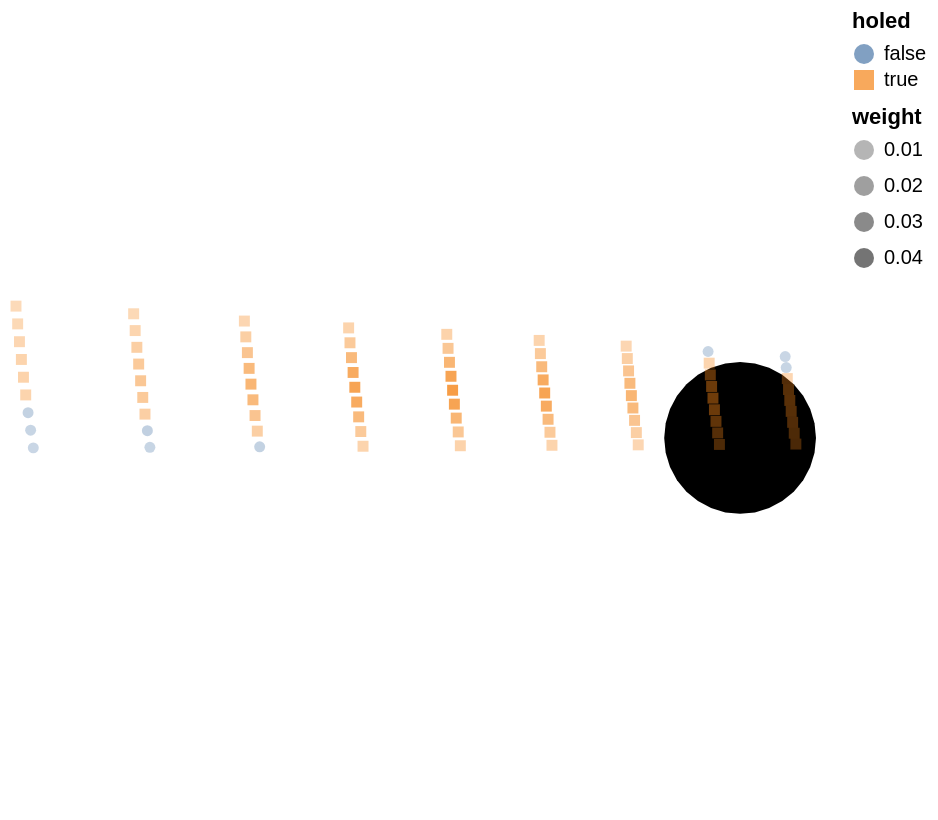

Write notebook code for a chart like this one.
### Code cell
hole_plot + (
    alt.Chart(df)
    .mark_point(filled=True)
    .encode(
        longitude="x",
        latitude="y",
        color="holed",
        opacity="weight",
        shape="holed",
        tooltip=["v_init", "theta", "x", "y", "impact", "weight"],
    )
    # .project(
    #     type="identity",
    #     reflectY=True,
    # )
    .properties(width=400, height=400)
)

### Figure 1 — Vega-Lite specification as saved in the notebook (floating-point values rounded to 4 significant figures)
{"config": {"view": {"continuousWidth": 400, "continuousHeight": 300}}, "layer": [{"data": {"name": "data-1f2085984b5266c946bf455742b513c8"}, "mark": {"type": "geoshape", "color": "black"}}, {"data": {"name": "data-7eb40677e74eb96ec6768cc2a4a0d7e4"}, "mark": {"type": "point", "filled": true}, "encoding": {"color": {"field": "holed", "type": "nominal"}, "latitude": {"field": "y", "type": "quantitative"}, "longitude": {"field": "x", "type": "quantitative"}, "opacity": {"field": "weight", "type": "quantitative"}, "shape": {"field": "holed", "type": "nominal"}, "tooltip": [{"field": "v_init", "type": "quantitative"}, {"field": "theta", "type": "quantitative"}, {"field": "x", "type": "quantitative"}, {"field": "y", "type": "quantitative"}, {"field": "impact", "type": "quantitative"}, {"field": "weight", "type": "quantitative"}]}, "height": 400, "width": 400}], "$schema": "https://vega.github.io/schema/vega-lite/v4.17.0.json", "datasets": {"data-1f2085984b5266c946bf455742b513c8": [{"type": "Feature", "geometry": {"type": "Polygon", "coordinates": [[[0.054, 0.0], [0.05296, -0.01053], [0.04989, -0.02066], [0.0449, -0.03], [0.03818, -0.03818], [0.03, -0.0449], [0.02066, -0.04989], [0.01053, -0.05296], [3.307e-18, -0.054], [-0.01053, -0.05296], [-0.02066, -0.04989], [-0.03, -0.0449], [-0.03818, -0.03818], [-0.0449, -0.03], [-0.04989, -0.02066], [-0.05296, -0.01053], [-0.054, -6.613e-18], [-0.05296, 0.01053], [-0.04989, 0.02066], [-0.0449, 0.03], [-0.03818, 0.03818], [-0.03, 0.0449], [-0.02066, 0.04989], [-0.01053, 0.05296], [-9.92e-18, 0.054], [0.01053, 0.05296], [0.02066, 0.04989], [0.03, 0.0449], [0.03818, 0.03818], [0.0449, 0.03], [0.04989, 0.02066], [0.05296, 0.01053], [0.054, 0.0]]]}}], "data-7eb40677e74eb96ec6768cc2a4a0d7e4": [{"v_init": 1.678, "theta": 3.154, "x": 0.0321, "y": 0.05792, "vx_end": -1.806e-07, "vy_end": 9.836e-07, "impact": 0.8209, "holed": false, "weight": 0.0007634}, {"v_init": 1.678, "theta": 3.162, "x": 0.03282, "y": 0.0501, "vx_end": -2.105e-07, "vy_end": 9.776e-07, "impact": 0.3753, "holed": false, "weight": 0.001831}, {"v_init": 1.678, "theta": 3.171, "x": 0.03359, "y": 0.04225, "vx_end": -1.841e-07, "vy_end": 9.829e-07, "impact": -0.001513, "holed": true, "weight": 0.003422}, {"v_init": 1.678, "theta": 3.18, "x": 0.03445, "y": 0.03448, "vx_end": -1.83e-07, "vy_end": 9.831e-07, "impact": -0.3022, "holed": true, "weight": 0.004978}, {"v_init": 1.678, "theta": 3.189, "x": 0.03536, "y": 0.02668, "vx_end": -1.692e-07, "vy_end": 9.856e-07, "impact": -0.5331, "holed": true, "weight": 0.005641}, {"v_init": 1.678, "theta": 3.197, "x": 0.03634, "y": 0.0189, "vx_end": -1.888e-07, "vy_end": 9.82e-07, "impact": -0.6922, "holed": true, "weight": 0.004978}, {"v_init": 1.678, "theta": 3.206, "x": 0.03739, "y": 0.01111, "vx_end": -1.884e-07, "vy_end": 9.821e-07, "impact": -0.7797, "holed": true, "weight": 0.003422}, {"v_init": 1.678, "theta": 3.215, "x": 0.0385, "y": 0.003377, "vx_end": -2.003e-07, "vy_end": 9.797e-07, "impact": -0.7949, "holed": true, "weight": 0.001831}, {"v_init": 1.678, "theta": 3.223, "x": 0.03969, "y": -0.004343, "vx_end": -1.96e-07, "vy_end": 9.806e-07, "impact": -0.739, "holed": true, "weight": 0.0007634}, {"v_init": 1.73, "theta": 3.154, "x": -0.02277, "y": 0.06152, "vx_end": -1.86e-07, "vy_end": 9.826e-07, "impact": 0.1799, "holed": false, "weight": 0.001831}, {"v_init": 1.73, "theta": 3.162, "x": -0.022, "y": 0.05322, "vx_end": -1.656e-07, "vy_end": 9.862e-07, "impact": -0.2378, "holed": true, "weight": 0.004393}, {"v_init": 1.73, "theta": 3.171, "x": -0.02119, "y": 0.04487, "vx_end": -1.846e-07, "vy_end": 9.828e-07, "impact": -0.5944, "holed": true, "weight": 0.008208}, {"v_init": 1.73, "theta": 3.18, "x": -0.02028, "y": 0.03662, "vx_end": -1.871e-07, "vy_end": 9.823e-07, "impact": -0.8854, "holed": true, "weight": 0.01194}, {"v_init": 1.73, "theta": 3.189, "x": -0.01931, "y": 0.02834, "vx_end": -1.902e-07, "vy_end": 9.817e-07, "impact": -1.115, "holed": true, "weight": 0.01353}, {"v_init": 1.73, "theta": 3.197, "x": -0.01826, "y": 0.02007, "vx_end": -1.896e-07, "vy_end": 9.819e-07, "impact": -1.281, "holed": true, "weight": 0.01194}, {"v_init": 1.73, "theta": 3.206, "x": -0.01716, "y": 0.0118, "vx_end": -1.935e-07, "vy_end": 9.811e-07, "impact": -1.388, "holed": true, "weight": 0.008208}, {"v_init": 1.73, "theta": 3.215, "x": -0.01596, "y": 0.003592, "vx_end": -1.938e-07, "vy_end": 9.81e-07, "impact": -1.48, "holed": true, "weight": 0.004393}, {"v_init": 1.73, "theta": 3.223, "x": -0.01471, "y": -0.004608, "vx_end": -1.894e-07, "vy_end": 9.819e-07, "impact": -1.497, "holed": true, "weight": 0.001831}, {"v_init": 1.783, "theta": 3.154, "x": -0.08105, "y": 0.06534, "vx_end": -1.81e-07, "vy_end": 9.835e-07, "impact": -0.05515, "holed": true, "weight": 0.003422}, {"v_init": 1.783, "theta": 3.162, "x": -0.08025, "y": 0.05651, "vx_end": -1.836e-07, "vy_end": 9.83e-07, "impact": -0.4051, "holed": true, "weight": 0.008208}, {"v_init": 1.783, "theta": 3.171, "x": -0.07935, "y": 0.04771, "vx_end": -2.117e-07, "vy_end": 9.773e-07, "impact": -0.685, "holed": true, "weight": 0.01533}, {"v_init": 1.783, "theta": 3.18, "x": -0.0784, "y": 0.03889, "vx_end": -1.854e-07, "vy_end": 9.827e-07, "impact": -0.9024, "holed": true, "weight": 0.02231}, {"v_init": 1.783, "theta": 3.189, "x": -0.07736, "y": 0.03012, "vx_end": -3.072e-07, "vy_end": 9.517e-07, "impact": -1.049, "holed": true, "weight": 0.02528}, {"v_init": 1.783, "theta": 3.197, "x": -0.07626, "y": 0.02132, "vx_end": -1.941e-07, "vy_end": 9.81e-07, "impact": -1.129, "holed": true, "weight": 0.02231}, {"v_init": 1.783, "theta": 3.206, "x": -0.07509, "y": 0.01252, "vx_end": -1.943e-07, "vy_end": 9.809e-07, "impact": -1.14, "holed": true, "weight": 0.01533}, {"v_init": 1.783, "theta": 3.215, "x": -0.07382, "y": 0.00382, "vx_end": -1.934e-07, "vy_end": 9.811e-07, "impact": -1.081, "holed": true, "weight": 0.008208}, {"v_init": 1.783, "theta": 3.223, "x": -0.07249, "y": -0.004897, "vx_end": -2.96e-07, "vy_end": 9.552e-07, "impact": -0.9567, "holed": true, "weight": 0.003422}, {"v_init": 1.837, "theta": 3.154, "x": -0.1429, "y": 0.0694, "vx_end": 1.061e-07, "vy_end": 9.944e-07, "impact": -0.1722, "holed": true, "weight": 0.004978}, {"v_init": 1.837, "theta": 3.162, "x": -0.1421, "y": 0.06003, "vx_end": -1.796e-07, "vy_end": 9.837e-07, "impact": -0.4705, "holed": true, "weight": 0.01194}, {"v_init": 1.837, "theta": 3.171, "x": -0.1411, "y": 0.05067, "vx_end": -2.1e-07, "vy_end": 9.777e-07, "impact": -0.6983, "holed": true, "weight": 0.02231}, {"v_init": 1.837, "theta": 3.18, "x": -0.1401, "y": 0.04131, "vx_end": -1.907e-07, "vy_end": 9.816e-07, "impact": -0.8579, "holed": true, "weight": 0.03246}, {"v_init": 1.837, "theta": 3.189, "x": -0.139, "y": 0.03199, "vx_end": -1.861e-07, "vy_end": 9.825e-07, "impact": -0.9462, "holed": true, "weight": 0.03678}, {"v_init": 1.837, "theta": 3.197, "x": -0.1379, "y": 0.02265, "vx_end": -1.88e-07, "vy_end": 9.822e-07, "impact": -0.9629, "holed": true, "weight": 0.03246}, {"v_init": 1.837, "theta": 3.206, "x": -0.1366, "y": 0.0133, "vx_end": -1.907e-07, "vy_end": 9.816e-07, "impact": -0.918, "holed": true, "weight": 0.02231}, {"v_init": 1.837, "theta": 3.215, "x": -0.1353, "y": 0.004062, "vx_end": -1.934e-07, "vy_end": 9.811e-07, "impact": -0.7985, "holed": true, "weight": 0.01194}, {"v_init": 1.837, "theta": 3.223, "x": -0.1339, "y": -0.00521, "vx_end": -1.983e-07, "vy_end": 9.801e-07, "impact": -0.6107, "holed": true, "weight": 0.004978}, {"v_init": 1.893, "theta": 3.154, "x": -0.2087, "y": 0.07372, "vx_end": -1.819e-07, "vy_end": 9.833e-07, "impact": -0.2263, "holed": true, "weight": 0.005641}, {"v_init": 1.893, "theta": 3.162, "x": -0.2078, "y": 0.06376, "vx_end": -1.952e-07, "vy_end": 9.808e-07, "impact": -0.4756, "holed": true, "weight": 0.01353}, {"v_init": 1.893, "theta": 3.171, "x": -0.2068, "y": 0.05382, "vx_end": -1.814e-07, "vy_end": 9.834e-07, "impact": -0.6622, "holed": true, "weight": 0.02528}, {"v_init": 1.893, "theta": 3.18, "x": -0.2057, "y": 0.04389, "vx_end": -1.979e-07, "vy_end": 9.802e-07, "impact": -0.7794, "holed": true, "weight": 0.03678}, {"v_init": 1.893, "theta": 3.189, "x": -0.2045, "y": 0.03396, "vx_end": 6.821e-08, "vy_end": 9.977e-07, "impact": -0.8244, "holed": true, "weight": 0.04168}, {"v_init": 1.893, "theta": 3.197, "x": -0.2033, "y": 0.02406, "vx_end": -1.819e-07, "vy_end": 9.833e-07, "impact": -0.7976, "holed": true, "weight": 0.03678}, {"v_init": 1.893, "theta": 3.206, "x": -0.202, "y": 0.01414, "vx_end": -1.968e-07, "vy_end": 9.804e-07, "impact": -0.6988, "holed": true, "weight": 0.02528}, {"v_init": 1.893, "theta": 3.215, "x": -0.2005, "y": 0.004297, "vx_end": -1.919e-07, "vy_end": 9.814e-07, "impact": -0.5364, "holed": true, "weight": 0.01353}, {"v_init": 1.893, "theta": 3.223, "x": -0.199, "y": -0.005534, "vx_end": -1.94e-07, "vy_end": 9.81e-07, "impact": -0.2986, "holed": true, "weight": 0.005641}, {"v_init": 1.951, "theta": 3.154, "x": -0.2785, "y": 0.07831, "vx_end": -1.819e-07, "vy_end": 9.833e-07, "impact": -0.2397, "holed": true, "weight": 0.004978}, {"v_init": 1.951, "theta": 3.162, "x": -0.2776, "y": 0.06772, "vx_end": -1.508e-07, "vy_end": 9.886e-07, "impact": -0.4556, "holed": true, "weight": 0.01194}, {"v_init": 1.951, "theta": 3.171, "x": -0.2765, "y": 0.05716, "vx_end": -2.662e-07, "vy_end": 9.639e-07, "impact": -0.6075, "holed": true, "weight": 0.02231}, {"v_init": 1.951, "theta": 3.18, "x": -0.2753, "y": 0.04662, "vx_end": -1.824e-07, "vy_end": 9.832e-07, "impact": -0.6799, "holed": true, "weight": 0.03246}, {"v_init": 1.951, "theta": 3.189, "x": -0.2741, "y": 0.03607, "vx_end": -1.847e-07, "vy_end": 9.828e-07, "impact": -0.689, "holed": true, "weight": 0.03678}, {"v_init": 1.951, "theta": 3.197, "x": -0.2728, "y": 0.02556, "vx_end": -1.85e-07, "vy_end": 9.827e-07, "impact": -0.6207, "holed": true, "weight": 0.03246}, {"v_init": 1.951, "theta": 3.206, "x": -0.2714, "y": 0.01502, "vx_end": -1.872e-07, "vy_end": 9.823e-07, "impact": -0.4893, "holed": true, "weight": 0.02231}, {"v_init": 1.951, "theta": 3.215, "x": -0.2699, "y": 0.004571, "vx_end": 5.188e-08, "vy_end": 9.987e-07, "impact": -0.2774, "holed": true, "weight": 0.01194}, {"v_init": 1.951, "theta": 3.223, "x": -0.2683, "y": -0.005885, "vx_end": -1.687e-07, "vy_end": 9.857e-07, "impact": -0.001424, "holed": true, "weight": 0.004978}, {"v_init": 2.011, "theta": 3.154, "x": -0.3527, "y": 0.08318, "vx_end": -1.758e-07, "vy_end": 9.844e-07, "impact": -0.2268, "holed": true, "weight": 0.003422}, {"v_init": 2.011, "theta": 3.162, "x": -0.3517, "y": 0.07193, "vx_end": -1.744e-07, "vy_end": 9.847e-07, "impact": -0.416, "holed": true, "weight": 0.008208}, {"v_init": 2.011, "theta": 3.171, "x": -0.3505, "y": 0.06072, "vx_end": 1.167e-07, "vy_end": 9.932e-07, "impact": -0.5302, "holed": true, "weight": 0.01533}, {"v_init": 2.011, "theta": 3.18, "x": -0.3493, "y": 0.04951, "vx_end": -1.741e-07, "vy_end": 9.847e-07, "impact": -0.5661, "holed": true, "weight": 0.02231}, {"v_init": 2.011, "theta": 3.189, "x": -0.348, "y": 0.03831, "vx_end": -1.7e-07, "vy_end": 9.854e-07, "impact": -0.5506, "holed": true, "weight": 0.02528}, {"v_init": 2.011, "theta": 3.197, "x": -0.3466, "y": 0.02715, "vx_end": -1.8e-07, "vy_end": 9.837e-07, "impact": -0.4459, "holed": true, "weight": 0.02231}, {"v_init": 2.011, "theta": 3.206, "x": -0.3451, "y": 0.01596, "vx_end": -1.861e-07, "vy_end": 9.825e-07, "impact": -0.2759, "holed": true, "weight": 0.01533}, {"v_init": 2.011, "theta": 3.215, "x": -0.3435, "y": 0.004864, "vx_end": -1.913e-07, "vy_end": 9.815e-07, "impact": -0.04087, "holed": true, "weight": 0.008208}, {"v_init": 2.011, "theta": 3.223, "x": -0.3418, "y": -0.006256, "vx_end": -2.611e-07, "vy_end": 9.653e-07, "impact": 0.2697, "holed": false, "weight": 0.003422}, {"v_init": 2.072, "theta": 3.154, "x": -0.4315, "y": 0.08835, "vx_end": -1.705e-07, "vy_end": 9.854e-07, "impact": -0.1908, "holed": true, "weight": 0.001831}, {"v_init": 2.072, "theta": 3.162, "x": -0.4304, "y": 0.07641, "vx_end": -1.833e-07, "vy_end": 9.831e-07, "impact": -0.3494, "holed": true, "weight": 0.004393}, {"v_init": 2.072, "theta": 3.171, "x": -0.4292, "y": 0.06449, "vx_end": -2.102e-07, "vy_end": 9.777e-07, "impact": -0.4439, "holed": true, "weight": 0.008208}, {"v_init": 2.072, "theta": 3.18, "x": -0.4279, "y": 0.05259, "vx_end": -1.711e-07, "vy_end": 9.853e-07, "impact": -0.457, "holed": true, "weight": 0.01194}, {"v_init": 2.072, "theta": 3.189, "x": -0.4265, "y": 0.04069, "vx_end": -1.557e-07, "vy_end": 9.878e-07, "impact": -0.3913, "holed": true, "weight": 0.01353}, {"v_init": 2.072, "theta": 3.197, "x": -0.425, "y": 0.02884, "vx_end": -1.774e-07, "vy_end": 9.841e-07, "impact": -0.2763, "holed": true, "weight": 0.01194}, {"v_init": 2.072, "theta": 3.206, "x": -0.4234, "y": 0.01696, "vx_end": -1.848e-07, "vy_end": 9.828e-07, "impact": -0.08776, "holed": true, "weight": 0.008208}, {"v_init": 2.072, "theta": 3.215, "x": -0.4217, "y": 0.005168, "vx_end": -2.127e-07, "vy_end": 9.771e-07, "impact": 0.1786, "holed": false, "weight": 0.004393}, {"v_init": 2.072, "theta": 3.223, "x": -0.4199, "y": -0.006652, "vx_end": -1.893e-07, "vy_end": 9.819e-07, "impact": 0.5171, "holed": false, "weight": 0.001831}, {"v_init": 2.136, "theta": 3.154, "x": -0.5152, "y": 0.0938, "vx_end": -2.719e-07, "vy_end": 9.623e-07, "impact": -0.1382, "holed": true, "weight": 0.0007634}, {"v_init": 2.136, "theta": 3.162, "x": -0.514, "y": 0.08116, "vx_end": -1.737e-07, "vy_end": 9.848e-07, "impact": -0.2726, "holed": true, "weight": 0.001831}, {"v_init": 2.136, "theta": 3.171, "x": -0.5127, "y": 0.0685, "vx_end": -1.842e-07, "vy_end": 9.829e-07, "impact": -0.3391, "holed": true, "weight": 0.003422}, {"v_init": 2.136, "theta": 3.18, "x": -0.5113, "y": 0.05585, "vx_end": -1.77e-07, "vy_end": 9.842e-07, "impact": -0.3253, "holed": true, "weight": 0.004978}, {"v_init": 2.136, "theta": 3.189, "x": -0.5099, "y": 0.04321, "vx_end": -2.072e-07, "vy_end": 9.783e-07, "impact": -0.2607, "holed": true, "weight": 0.005641}, {"v_init": 2.136, "theta": 3.197, "x": -0.5083, "y": 0.03063, "vx_end": -1.837e-07, "vy_end": 9.83e-07, "impact": -0.1022, "holed": true, "weight": 0.004978}, {"v_init": 2.136, "theta": 3.206, "x": -0.5066, "y": 0.01801, "vx_end": -1.852e-07, "vy_end": 9.827e-07, "impact": 0.1095, "holed": false, "weight": 0.003422}, {"v_init": 2.136, "theta": 3.215, "x": -0.5048, "y": 0.005502, "vx_end": -1.863e-07, "vy_end": 9.825e-07, "impact": 0.4113, "holed": false, "weight": 0.001831}, {"v_init": 2.136, "theta": 3.223, "x": -0.5029, "y": -0.007044, "vx_end": -1.804e-07, "vy_end": 9.836e-07, "impact": 0.768, "holed": false, "weight": 0.0007634}]}}
